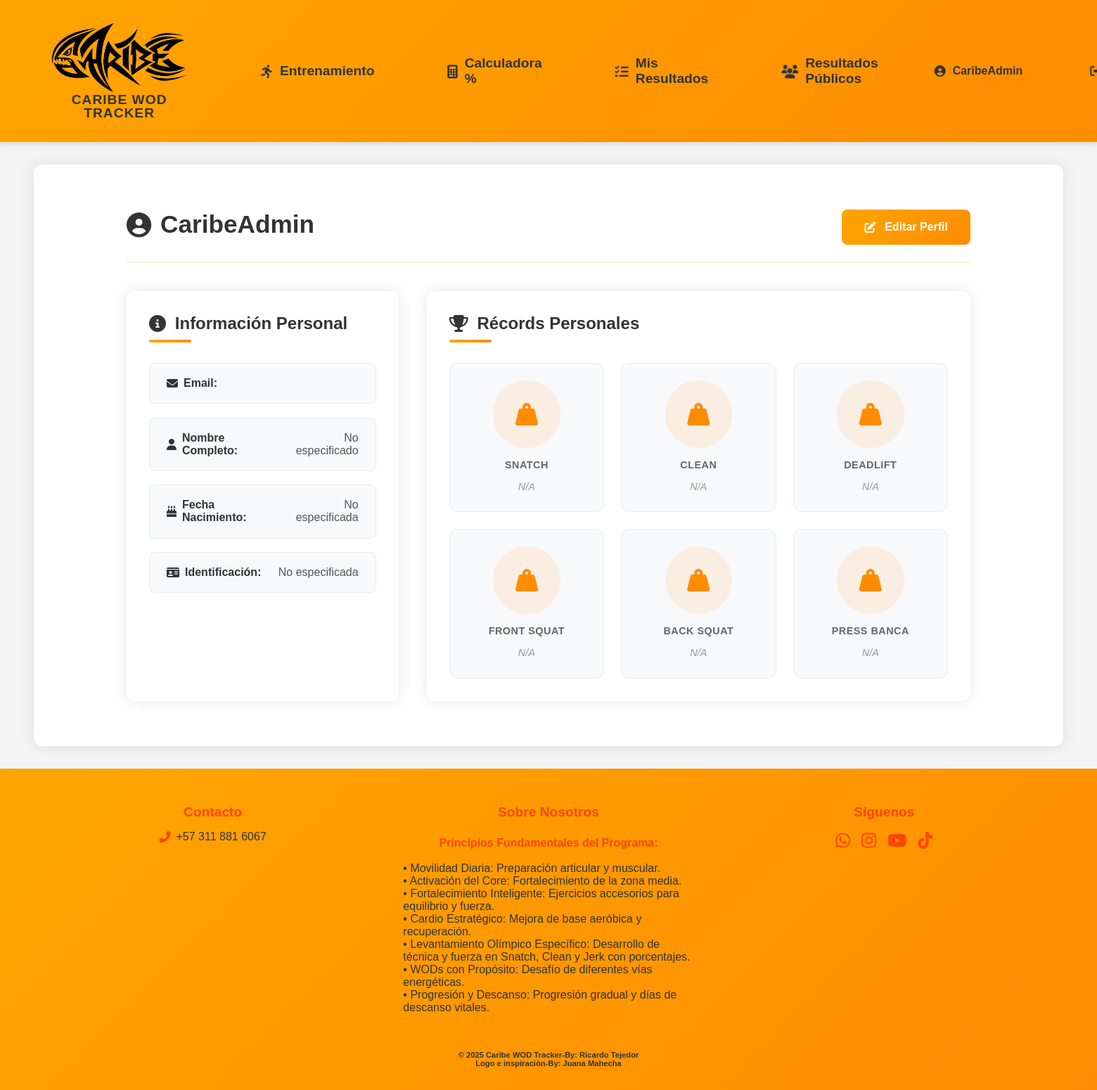
Page /cuentas/perfil/ (signed in) on the committed database.
### usuarios/models.py (models this page shows, shortened)
class PerfilUsuario(models.Model):
    user = models.OneToOneField(User, on_delete=models.CASCADE, related_name='perfil')
    nombre_completo = models.CharField(_("Nombre Completo"), max_length=255, blank=True, null=True)
    numero_identificacion = models.CharField(_("Número de Identificación"), max_length=50, blank=True, null=True)
    fecha_nacimiento = models.DateField(_("Fecha de Nacimiento"), blank=True, null=True)
    rm_snatch = models.FloatField(_("RM Snatch (kg)"), blank=True, null=True, validators=[])
    rm_clean = models.FloatField(_("RM Clean (kg)"), blank=True, null=True, validators=[])
    rm_deadlift = models.FloatField(_("RM DeadLift (kg)"), blank=True, null=True, validators=[])
    rm_front_squat = models.FloatField(_("RM Front Squat (kg)"), blank=True, null=True, validators=[])
    rm_back_squat = models.FloatField(_("RM Back Squat (kg)"), blank=True, null=True, validators=[])
    rm_press_banca = models.FloatField(_("RM Press de Banca (kg)"), blank=True, null=True, validators=[])
    class Meta:
        verbose_name = _('Perfil de Usuario')
        verbose_name_plural = _('Perfiles de Usuario')
        constraints = [
            models.UniqueConstraint(
                fields=['numero_identificacion'],
                condition=models.Q(numero_identificacion__isnull=False),
                name='unique_numero_identificacion_when_not_null'
            )
        ]

### usuarios/views.py (the view)
# urls.py: path('perfil/', views.ver_perfil_view, name='ver_perfil'),
@login_required
def ver_perfil_view(request):
    try:
        perfil = request.user.perfil
    except PerfilUsuario.DoesNotExist:
        perfil = PerfilUsuario.objects.create(user=request.user)
        messages.info(request, 'Se ha creado tu perfil automáticamente.')
    context = {
        'perfil': perfil,
        'title': f'Perfil - {request.user.username}'
    }
    return render(request, 'usuarios/ver_perfil.html', context)

### usuarios/templates/usuarios/ver_perfil.html (shortened to what this page needs)
{% extends "base.html" %}
{% block content %}
<div class="profile-container">
    <div class="profile-header">
        <div class="profile-info">
            <h1 class="profile-title">
                <i class="fas fa-user-circle" aria-hidden="true"></i>
                {{ user.username }}
            </h1>
        </div>
        <a href="{% url 'editar_perfil' %}" class="btn btn-primary">
            <i class="fas fa-edit"></i> Editar Perfil
        </a>
    </div>
    <div class="profile-grid">
        <div class="profile-section">
            <h2 class="section-title">
                <i class="fas fa-info-circle" aria-hidden="true"></i> Información Personal
            </h2>
            <div class="info-grid">
                <div class="info-item">
                    <span class="info-label">
                        <i class="fas fa-envelope"></i> Email:
                    </span>
                </div>
                <div class="info-item">
                    <span class="info-label">
                        <i class="fas fa-user"></i> Nombre Completo:
                    </span>
                    <span class="info-value">{{ perfil.nombre_completo|default:"No especificado" }}</span>
                </div>
                <div class="info-item">
                    <span class="info-label">
                        <i class="fas fa-birthday-cake"></i> Fecha Nacimiento:
                    </span>
                    <span class="info-value">
                        {% if perfil.fecha_nacimiento %}
                            {{ perfil.fecha_nacimiento|date:"d/m/Y" }}
                            <small class="age">({{ perfil.edad }} años)</small>
                        {% else %}
                            No especificada
                        {% endif %}
                    </span>
                </div>
                <div class="info-item">
                    <span class="info-label">
                        <i class="fas fa-id-card"></i> Identificación:
                    </span>
                    <span class="info-value">{{ perfil.numero_identificacion|default:"No especificada" }}</span>
                </div>
            </div>
        </div>
        <div class="profile-section">
            <h2 class="section-title">
                <i class="fas fa-trophy" aria-hidden="true"></i> Récords Personales
            </h2>
            <div class="records-grid">
                <div class="record-card">
                    <div class="record-icon">
                        <i class="fas fa-weight-hanging" aria-hidden="true"></i>
                    </div>
                    <div class="record-info">
                        <span class="record-label">Snatch</span>
                        <span class="record-value">
                            {% if perfil.rm_snatch %}
                                {{ perfil.rm_snatch }} kg
                            {% else %}
                                <span class="no-data">N/A</span>
                            {% endif %}
                        </span>
                    </div>
                </div>
                <div class="record-card">
                    <div class="record-icon">
                        <i class="fas fa-weight-hanging" aria-hidden="true"></i>
                    </div>
                    <div class="record-info">
                        <span class="record-label">Clean</span>
                        <span class="record-value">
                            {% if perfil.rm_clean %}
                                {{ perfil.rm_clean }} kg
                            {% else %}
                                <span class="no-data">N/A</span>
                            {% endif %}
                        </span>
                    </div>
                </div>
                <div class="record-card">
                    <div class="record-icon">
                        <i class="fas fa-weight-hanging" aria-hidden="true"></i>
                    </div>
                    <div class="record-info">
                        <span class="record-label">DeadLift</span>
                        <span class="record-value">
                            {% if perfil.rm_deadlift %}
                                {{ perfil.rm_deadlift }} kg
                            {% else %}
                                <span class="no-data">N/A</span>
                            {% endif %}
                        </span>
                    </div>
                </div>
                <div class="record-card">
                    <div class="record-icon">
                        <i class="fas fa-weight-hanging" aria-hidden="true"></i>
                    </div>
                    <div class="record-info">
                        <span class="record-label">Front Squat</span>
                        <span class="record-value">
                            {% if perfil.rm_front_squat %}
                                {{ perfil.rm_front_squat }} kg
                            {% else %}
                                <span class="no-data">N/A</span>
                            {% endif %}
                        </span>
                    </div>
                </div>
                <div class="record-card">
                    <div class="record-icon">
                        <i class="fas fa-weight-hanging" aria-hidden="true"></i>
                    </div>
                    <div class="record-info">
                        <span class="record-label">Back Squat</span>
                        <span class="record-value">
                            {% if perfil.rm_back_squat %}
                                {{ perfil.rm_back_squat }} kg
                            {% else %}
                                <span class="no-data">N/A</span>
                            {% endif %}
                        </span>
                    </div>
                </div>
                <div class="record-card">
                    <div class="record-icon">
                        <i class="fas fa-weight-hanging" aria-hidden="true"></i>
                    </div>
                    <div class="record-info">
                        <span class="record-label">Press Banca</span>
                        <span class="record-value">
                            {% if perfil.rm_press_banca %}
                                {{ perfil.rm_press_banca }} kg
                            {% else %}
                                <span class="no-data">N/A</span>
                            {% endif %}
                        </span>
                    </div>
                </div>
            </div>
        </div>
    </div>
</div>
{% endblock %}

### templates/base.html (shortened to what this page needs)
{% load static %}
<!DOCTYPE html>
<html lang="es">
  <head>
    <link
      rel="stylesheet"
      href="https://cdnjs.cloudflare.com/ajax/libs/font-awesome/6.4.0/css/all.min.css"
    />
  </head>
  <body>
    <nav>
      <ul class="nav-links">
        <div class="nav-left">
          <li>
            <a href="{% url 'home' %}" class="logo-container">
              <div class="logo-vertical">
                <img
                  src="{% static 'images/logo-caribe-wod.png' %}"
                  alt="Logo Caribe WOD"
                  class="nav-logo"
                />
                <span class="logo-text">CARIBE WOD TRACKER</span>
              </div>
            </a>
          </li>
          {% if user.is_authenticated %}
          <li>
              <a href="{% url 'mostrar_entrenamiento' %}"
                  ><i class="fas fa-running"></i> Entrenamiento</a
              >
          </li>
           <li>
              <a href="{% url 'calculadora_porcentajes' %}"
                  ><i class="fas fa-calculator"></i> Calculadora %</a
              >
          </li>
          <li>
              <a href="{% url 'lista_resultados' %}"
                  ><i class="fas fa-list-check"></i> Mis Resultados</a
              >
          </li>
          <li>
              <a href="{% url 'resultados_publicos' %}"
                  ><i class="fas fa-users"></i> Resultados Públicos</a
              >
          </li>
          {% endif %}
        </div>
        <div class="nav-right">
          {% if user.is_authenticated %}
          <li>
            <a href="{% url 'ver_perfil' %}"
              ><i class="fas fa-user-circle"></i>{{ user.username }}</a
            >
          </li>
          <li>
            <a href="{% url 'logout' %}"
              ><i class="fas fa-sign-out-alt"></i> Salir</a
            >
          </li>
          {% endif %}
        </div>
      </ul>
    </nav>
    <div class="container">
       {% block content %} {% endblock %}
    </div>
    <footer>
      <div class="footer-content">
        <div class="footer-section contacto">
          <h3>Contacto</h3>
          <p><i class="fas fa-phone-alt"></i> +57 311 881 6067</p>
        </div>
        <div class="footer-section descripcion">
          <h3>Sobre Nosotros</h3>
          <p>
            <h5>Principios Fundamentales del Programa:</h5>
            <br />• Movilidad Diaria: Preparación articular y muscular. <br />•
            Activación del Core: Fortalecimiento de la zona media. <br />•
            Fortalecimiento Inteligente: Ejercicios accesorios para equilibrio y
            fuerza. <br />• Cardio Estratégico: Mejora de base aeróbica y
            recuperación. <br />• Levantamiento Olímpico Específico: Desarrollo
            de técnica y fuerza en Snatch, Clean y Jerk con porcentajes. <br />•
            WODs con Propósito: Desafío de diferentes vías energéticas. <br />•
            Progresión y Descanso: Progresión gradual y días de descanso
            vitales. <br />
          </p>
          <br /><br />
          <h6>© 2025 Caribe WOD Tracker-By: Ricardo Tejedor</h6>
          <h6>Logo e inspiración-By: Juana Mahecha</h6>
        </div>
        <div class="footer-section redes">
    <h3>Síguenos</h3>
    <div class="social-links">
        <a href="https://chat.whatsapp.com/Jcfi2tspIAa6E7gchvdquf" target="_blank" rel="noopener noreferrer">
            <i class="fab fa-whatsapp"></i>
        </a>
        <a href="https://www.instagram.com/rikrdo_tejedor/" target="_blank" rel="noopener noreferrer">
            <i class="fab fa-instagram"></i>
        </a>
        <a href="#" target="_blank" rel="noopener noreferrer">
            <i class="fab fa-youtube"></i>
        </a>
        <a href="#" target="_blank" rel="noopener noreferrer">
            <i class="fab fa-tiktok"></i>
        </a>
    </div>
</div>
      </div>
    </footer>
  </body>
</html>

### templates/base.html (style rules this page uses)
:root { --color-sunrise-light: #FFA500; --color-sunrise-medium: #FF8C00; --color-sunrise-dark: #FF4500; --color-text-dark: #333; --color-text-light: #fff; --container-max-width: 1400px; --container-padding: 2rem; }
body { font-family: Arial, sans-serif; margin: 0; padding: 0; background-color: #f4f4f4; color: var(--color-text-dark); }
nav { background: linear-gradient(135deg, var(--color-sunrise-light), var(--color-sunrise-medium)); padding: 2rem 2rem; box-shadow: 0 4px 6px rgba(0, 0, 0, 0.1); position: relative; z-index: 1000; }
nav ul { display: flex; justify-content: space-between; align-items: center; list-style: none; padding: 0; margin: 0; }
nav ul li { margin: 0 1.5rem; position: relative; }
nav ul li a { color: var(--color-text-dark); text-decoration: none; padding: 0.5rem 1rem; transition: all 0.3s ease; border-radius: 4px; display: flex; align-items: center; gap: 10px; font-weight: 600; }
nav ul li a::before { content: ""; position: absolute; bottom: 0; left: 0; width: 0; height: 2px; background: var(--color-sunrise-dark); transition: width 0.3s ease; }
.nav-left, .nav-right { display: flex; gap: 1.5rem; align-items: center; }
.nav-left { font-size: 1.2rem; font-weight: 600; }
.nav-left li:first-child a { font-size: 1.4rem; letter-spacing: 1px; }
.nav-right { gap: 1rem; }
.logo-vertical { display: flex; flex-direction: column; align-items: center; gap: 5px; }
.nav-logo { height: 100px; width: auto; margin: 0; }
.logo-text { font-size: 1.2rem !important; letter-spacing: 1px; line-height: 1; text-align: center; display: block; margin-top: -5px; color: var(--color-text-dark); font-weight: 700; }
.logo-container { display: flex; align-items: center; gap: 1px; }
nav { display: flex; justify-content: space-between; align-items: center; padding: 1.5rem 2rem; position: relative; }
.nav-left li:first-child a span { font-size: 1.4rem; letter-spacing: 1px; }
.nav-links { display: flex; justify-content: space-between; transition: all 0.3s ease; }
@media screen and (min-width: 769px) { .nav-links .logo-container { display: flex; } }
footer { background: linear-gradient(135deg, var(--color-sunrise-light), var(--color-sunrise-medium)); color: var(--color-text-dark); padding: 1rem 1rem; margin-top: auto; }
.footer-content { max-width: var(--container-max-width); margin: 0 auto; display: flex; justify-content: space-between; flex-wrap: wrap; gap: 2rem; }
.footer-section { flex: 1; min-width: 250px; padding: 1rem; }
.footer-section h3 { color: var(--color-sunrise-dark); text-align: center; margin-bottom: 1rem; font-size: 1.2rem; font-weight: 700; }
.footer-section h5 { text-align: center; font-size: 1rem; margin: 0; padding: 0; color: var(--color-sunrise-dark); font-weight: 600; }
.footer-section h6 { text-align: center; font-size: 0.7rem; margin: 0; padding: 0; color: var(--color-text-dark); }
.footer-section p { margin: 0.5rem 0; line-height: 1; display: flex; justify-content: center; color: var(--color-text-dark); }
.social-links { display: flex; gap: 1rem; margin-top: 1rem; justify-content: center }
.social-links a { color: var(--color-sunrise-dark); font-size: 1.5rem; transition: transform 0.3s ease; }
.fa-phone-alt { margin-right: 0.5rem; color: var(--color-sunrise-dark); }
.container { max-width: var(--container-max-width); margin: 2rem auto; padding: var(--container-padding); background-color: white; border-radius: 12px; box-shadow: 0 0 20px rgba(0, 0, 0, 0.1); min-height: 60vh; }

### rows in the picture
PerfilUsuario: nombre_completo "No especificado", numero_identificacion "No especificada"

### other values in the picture
{{ user.username }} "CaribeAdmin"
